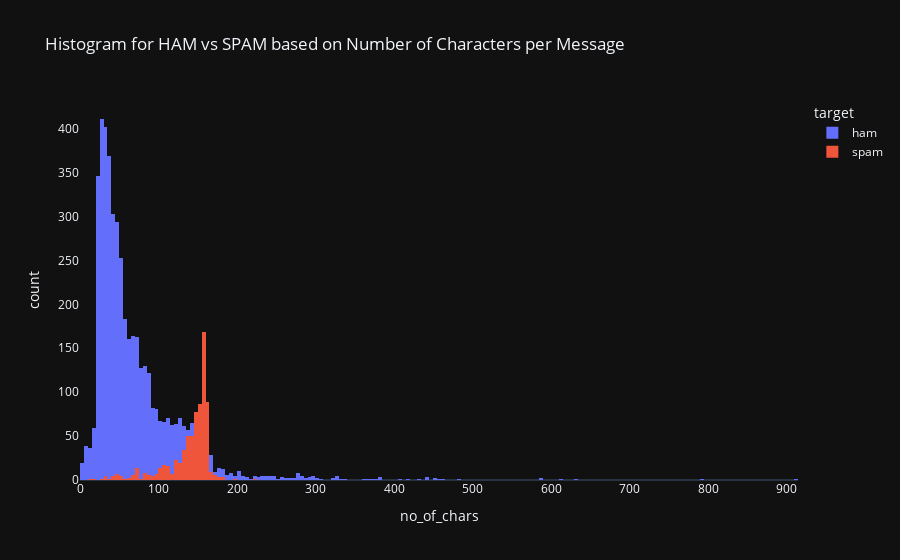

Notebook code cell kept with this figure:
### Code cell
fig = px.histogram(df, x = 'no_of_chars', color = 'target', 
                   template = 'plotly_dark', 
                   title = "Histogram for HAM vs SPAM based on Number of Characters per Message")

fig.update_xaxes(showgrid = False)
fig.update_yaxes(showgrid = False)
fig.update_layout(barmode = 'overlay')
fig.show()

### Figure 1 — Plotly figure (JSON) as saved in the notebook; plotly's stock layout.template omitted (floating-point values rounded to 4 significant figures; data arrays with more than 128 entries replaced by an {"elided": "..."} marker saying what was removed)
{"data": [{"alignmentgroup": "True", "bingroup": "x", "hovertemplate": "target=ham<br>no_of_chars=%{x}<br>count=%{y}<extra></extra>", "legendgroup": "ham", "marker": {"color": "#636efa", "pattern": {"shape": ""}}, "name": "ham", "offsetgroup": "ham", "orientation": "v", "showlegend": true, "type": "histogram", "x": {"elided": "4825 int values"}, "xaxis": "x", "yaxis": "y"}, {"alignmentgroup": "True", "bingroup": "x", "hovertemplate": "target=spam<br>no_of_chars=%{x}<br>count=%{y}<extra></extra>", "legendgroup": "spam", "marker": {"color": "#EF553B", "pattern": {"shape": ""}}, "name": "spam", "offsetgroup": "spam", "orientation": "v", "showlegend": true, "type": "histogram", "x": {"elided": "747 int values"}, "xaxis": "x", "yaxis": "y"}], "layout": {"barmode": "overlay", "legend": {"title": {"text": "target"}, "tracegroupgap": 0}, "title": {"text": "Histogram for HAM vs SPAM based on Number of Characters per Message"}, "xaxis": {"anchor": "y", "domain": [0, 1], "showgrid": false, "title": {"text": "no_of_chars"}}, "yaxis": {"anchor": "x", "domain": [0, 1], "showgrid": false, "title": {"text": "count"}}}}
